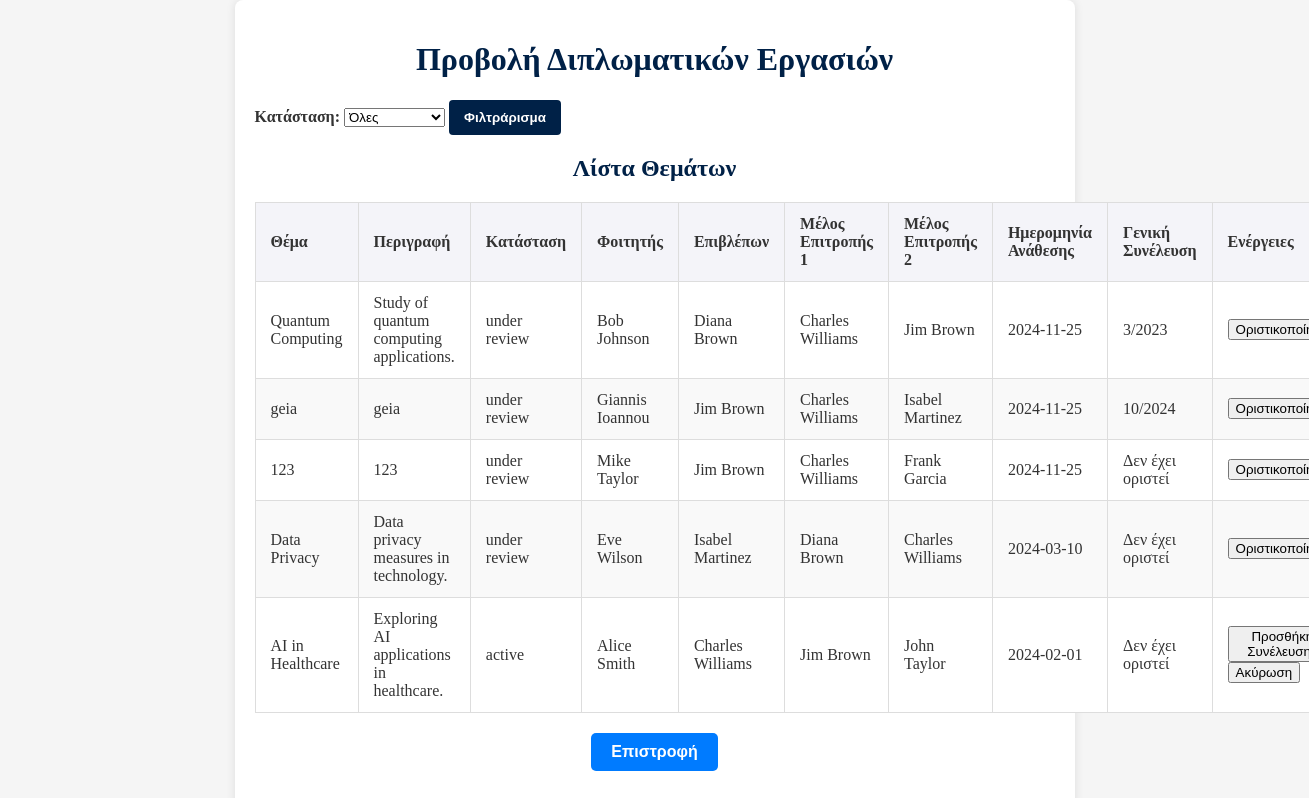
Page /view_thesis.php (signed in) on the committed database.
### tables this page shows
CREATE TABLE `thesis` (
  `thesisID` int(11) NOT NULL,
  `title` varchar(255) NOT NULL,
  `description` text NOT NULL,
  `status` enum('under assignment','active','under review','finalized','withdrawn') NOT NULL,
  `supervisorID` int(11) NOT NULL,
  `member1ID` int(11) DEFAULT NULL,
  `member2ID` int(11) DEFAULT NULL,
  `studentID` int(11) DEFAULT NULL,
  `finalGrade` decimal(2,1) DEFAULT NULL,
  `postedDate` date NOT NULL,
  `assignmentDate` date DEFAULT NULL,
  `completionDate` date DEFAULT NULL,
  `examinationDate` datetime DEFAULT NULL,
  `withdrawalDate` date DEFAULT NULL,
  `pdf` varchar(50) DEFAULT NULL,
  `withdrawn_comment` enum('from professor','from secretary') DEFAULT NULL,
  `general_assembly` varchar(20) DEFAULT NULL,
  `member1Grade` double(2,1) DEFAULT NULL,
  `member2Grade` double(2,1) DEFAULT NULL,
  `nemertes` varchar(50) DEFAULT NULL
);

CREATE TABLE `students` (
  `Student_ID` int(11) NOT NULL,
  `AM` int(8) NOT NULL,
  `Name` varchar(50) NOT NULL,
  `Surname` varchar(50) NOT NULL,
  `Has_Thesis` tinyint(1) DEFAULT 0,
  `Address` varchar(255) DEFAULT NULL,
  `email` varchar(100) DEFAULT NULL,
  `mobile` varchar(15) DEFAULT NULL,
  `landline` varchar(15) DEFAULT NULL
);

CREATE TABLE `professors` (
  `Professor_ID` int(11) NOT NULL,
  `Name` varchar(50) NOT NULL,
  `Surname` varchar(50) NOT NULL,
  `Subject` varchar(100) DEFAULT NULL,
  `email` varchar(100) DEFAULT NULL,
  `mobile` varchar(15) DEFAULT NULL
);

### view_thesis.php (the view, shortened to what this page needs)
<?php
include 'access.php';
$status_condition = "";
$params = [];
$query = "
    SELECT
        thesis.thesisID,
        thesis.title,
        thesis.description,
        thesis.status,
        thesis.assignmentDate,
        thesis.general_assembly,
        students.name AS student_name,
        students.surname AS student_surname,
        supervisor.name AS supervisor_name,
        supervisor.surname AS supervisor_surname,
        member1.name AS member1_name,
        member1.surname AS member1_surname,
        member2.name AS member2_name,
        member2.surname AS member2_surname
    FROM
        thesis
    LEFT JOIN students ON thesis.studentID = students.Student_ID
    LEFT JOIN professors AS supervisor ON thesis.supervisorID = supervisor.Professor_ID
    LEFT JOIN professors AS member1 ON thesis.member1ID = member1.Professor_ID
    LEFT JOIN professors AS member2 ON thesis.member2ID = member2.Professor_ID
    WHERE
        thesis.status IN ('active', 'under review')
        $status_condition
    ORDER BY
        thesis.assignmentDate DESC
";
$stmt = $con->prepare($query);
if (!empty($params)) {
    $stmt->bind_param('s', $params[0]);
} else {
    $stmt->execute();
}
$stmt->execute();
$result = $stmt->get_result();
?>
<!DOCTYPE html>
<html lang="el">
<head>
    <link rel="stylesheet" href="dipl.css">
</head>
<body>
    <div class="container">
        <h1>Προβολή Διπλωματικών Εργασιών</h1>
        <form method="GET" action="" style="margin-bottom: 20px;">
            <label for="status">Κατάσταση:</label>
            <select name="status" id="status">
                <option value="">Όλες</option>
            </select>
            <button type="submit">Φιλτράρισμα</button>
        </form>
        <div class="topic-list">
            <h2>Λίστα Θεμάτων</h2>
            <?php
            if ($result->num_rows > 0) {
                echo '<table class="thesis-table">';
                echo '<thead>
                        <tr>
                            <th>Θέμα</th>
                            <th>Περιγραφή</th>
                            <th>Κατάσταση</th>
                            <th>Φοιτητής</th>
                            <th>Επιβλέπων</th>
                            <th>Μέλος Επιτροπής 1</th>
                            <th>Μέλος Επιτροπής 2</th>
                            <th>Ημερομηνία Ανάθεσης</th>
                            <th>Γενική Συνέλευση</th>
                            <th>Ενέργειες</th>
                        </tr>
                      </thead>';
                echo '<tbody>';
                while ($row = $result->fetch_assoc()) {
                    echo '<tr onclick="showModal(' . htmlspecialchars(json_encode($row), ENT_QUOTES, 'UTF-8') . ')">';
                    echo '<td>' . htmlspecialchars($row['title']) . '</td>';
                    echo '<td>' . htmlspecialchars($row['description']) . '</td>';
                    echo '<td>' . htmlspecialchars($row['status']) . '</td>';
                    echo '<td>' . htmlspecialchars($row['student_name'] . ' ' . $row['student_surname']) . '</td>';
                    echo '<td>' . htmlspecialchars($row['supervisor_name'] . ' ' . $row['supervisor_surname']) . '</td>';
                    echo '<td>' . htmlspecialchars($row['member1_name'] . ' ' . $row['member1_surname']) . '</td>';
                    echo '<td>' . htmlspecialchars($row['member2_name'] . ' ' . $row['member2_surname']) . '</td>';
                    echo '<td>' . htmlspecialchars($row['assignmentDate']) . '</td>';
                    echo '<td>' . htmlspecialchars($row['general_assembly'] ?? 'Δεν έχει οριστεί') . '</td>';
                    if ($row['status'] === 'active') {
                        echo '<td><button onclick="addGeneralAssembly(' . $row['thesisID'] . ')">Προσθήκη Συνέλευσης</button>
                        <button onclick="withdrawThesis(' . $row['thesisID'] . ')">Ακύρωση</button></td>';
                    } else if ($row['status'] === 'under review') {
                        echo '<td>
                                <button onclick="finalizeThesis(' . $row['thesisID'] . ')">Οριστικοποίηση</button>
                              </td>';
                    } else {
                        echo '<td>-</td>';
                    }
                    echo '</tr>';
                }
                echo '</tbody></table>';
            } else {
                echo '<p class="no-thesis">Δεν βρέθηκαν αποτελέσματα για τα φίλτρα σας.</p>';
            }
            ?>
        </div>
        <button class="add-topic-button" onclick="window.location.href = 'secretary.php';">Επιστροφή</button>
    </div>
</body>
</html>

### dipl.css (style rules this page uses)
body { font-family: "Georgia", serif; background-color: #f5f5f5; color: #333; margin: 0; padding: 0; }
.container { max-width: 800px; margin: auto; padding: 20px; background-color: #ffffff; box-shadow: 0 0 10px rgba(0, 0, 0, 0.1); border-radius: 8px; }
h1, h2 { color: #002147; text-align: center; }
.topic-list { margin-bottom: 20px; }
.add-topic-button { display: inline-block; padding: 10px 20px; background-color: #961823; color: white; text-decoration: none; border-radius: 5px; font-weight: bold; margin-top: 15px; cursor: pointer; text-align: center; transition: background-color 0.3s; }
form label { font-weight: bold; color: #333; }
button[type="submit"], button[type="button"] { padding: 10px 15px; font-weight: bold; border-radius: 4px; border: none; cursor: pointer; transition: background-color 0.3s; }
button[type="submit"] { background-color: #002147; color: white; }

### view_thesis.php (style rules this page uses)
.thesis-table { width: 100%; border-collapse: collapse; margin: 20px 0; font-size: 1em; text-align: left; }
.thesis-table th, .thesis-table td { padding: 12px 15px; border: 1px solid #ddd; }
.thesis-table th { background-color: #f4f4f9; font-weight: bold; }
.thesis-table tr:nth-child(even) { background-color: #f9f9f9; }
.thesis-table tr:nth-child(odd) { background-color: #fff; }
.add-topic-button { display: block; margin: 20px auto; padding: 10px 20px; background-color: #007BFF; color: white; border: none; border-radius: 5px; cursor: pointer; font-size: 16px; }

### rows in the picture
thesis: title "Quantum Computing", description "Study of quantum computing applications.", status "under review", studentID.Surname "Bob Johnson", supervisorID.Surname "Diana Brown", member1ID.Surname "Charles Williams", member2ID.Surname "Jim Brown", assignmentDate "2024-11-25", general_assembly "3/2023"
thesis: title "geia", description "geia", status "under review", studentID.Surname "Giannis Ioannou", supervisorID.Surname "Jim Brown", member1ID.Surname "Charles Williams", member2ID.Surname "Isabel Martinez", assignmentDate "2024-11-25", general_assembly "10/2024"
thesis: title "123", description "123", status "under review", studentID.Surname "Mike Taylor", supervisorID.Surname "Jim Brown", member1ID.Surname "Charles Williams", member2ID.Surname "Frank Garcia", assignmentDate "2024-11-25", general_assembly "Δεν έχει οριστεί"
thesis: title "Data Privacy", description "Data privacy measures in technology.", status "under review", studentID.Surname "Eve Wilson", supervisorID.Surname "Isabel Martinez", member1ID.Surname "Diana Brown", member2ID.Surname "Charles Williams", assignmentDate "2024-03-10", general_assembly "Δεν έχει οριστεί"
thesis: title "AI in Healthcare", description "Exploring AI applications in healthcare.", status "active", studentID.Surname "Alice Smith", supervisorID.Surname "Charles Williams", member1ID.Surname "Jim Brown", member2ID.Surname "John Taylor", assignmentDate "2024-02-01", general_assembly "Δεν έχει οριστεί"
